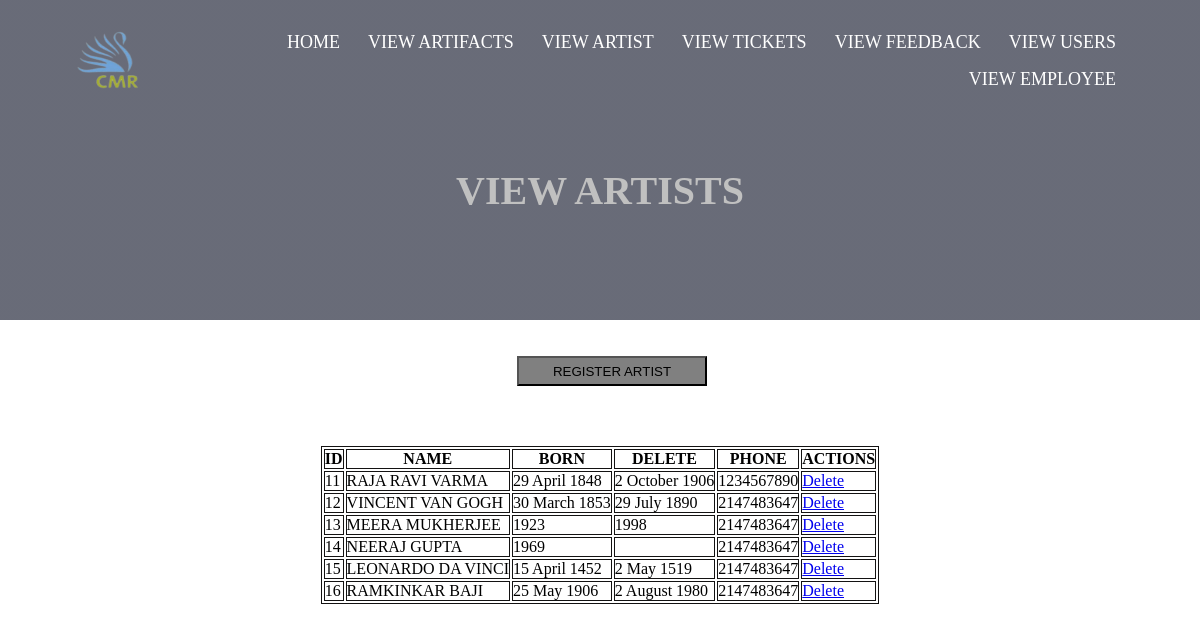
Page /viewartist.php on the committed database.
### tables this page shows
CREATE TABLE `artist` (
  `Artist_ID` int(11) NOT NULL,
  `Name` varchar(30) NOT NULL,
  `Born` varchar(30) DEFAULT NULL,
  `Died` varchar(30) DEFAULT NULL,
  `Phone` int(11) DEFAULT NULL
);

### viewartist.php (the view, shortened to what this page needs)
<!DOCTYPE html>
<html lang="en">
<head>
    <link rel="stylesheet" href="css/viewaf.css">
</head>
<body>
    <section class="header">
        <div class="container">
            <nav>
                <a href="adminin.php"><img src="./images/logo.png" alt="" class="logo"></a>
                <div class="top-bar">
                    <ul>
                        <li><a class="active" href="adminin.php">HOME</a></li>
                        <li><a href="viewartifacts.php">VIEW ARTIFACTS</a></li>
                        <li><a href="viewartist.php">VIEW ARTIST</a></li>
                        <li><a href="viewtick.php">VIEW TICKETS</a></li>
                        <li><a href="viewfeed.php">VIEW FEEDBACK</a></li>
                        <li><a href="viewuser.php">VIEW USERS</a></li>
                        <li><a href="vieweemp.php">VIEW EMPLOYEE</a></li>
                    </ul>
                </div>
            </nav>
        </div>
        <div class="text-box">
                <h1>VIEW ARTISTS</h1>
            </div>
            <center><div class="reg_artifacts">
            <a href="regiartist.php"><button>REGISTER ARTIST</button></a>
        </div></center>
        </section>
        <div class="table">
            <center><table>
                    <thead>
                        <tr>
                            <th>ID</th>
                            <th>NAME</th>
                            <th>BORN</th>
                            <th>DELETE</th>
                            <th>PHONE</th>
                            <th>ACTIONS</th>
                        </tr>
                    </thead>
                    <tbody>
                        <?php
                        $servername = "localhost";
                        $username = "root";
                        $password = "";
                        $database = "museum";
                        $connection = new mysqli($servername,$username,$password,$database);
                        $sql = "SELECT * FROM `artist`";
                        $result=$connection->query($sql);
                        while($row = $result->fetch_assoc()){
                        echo "<tr>
                              <td>" . $row["Artist_ID"] . "</td>
                              <td>" . $row["Name"] . "</td>
                              <td>" . $row["Born"] . "</td>
                              <td>" . $row["Died"] . "</td>
                              <td>" . $row["Phone"] . "</td>
                              <td>
                              <div class='btn_group'>
                              <a href='delartist.php?id=" . $row['Artist_ID'] . "'>Delete</a>
                              </div>
                              </td>
                        </tr>";
                        }
                        ?>
                    </tbody>
                </table></center>
            </div>
</body>
</html>

### css/viewaf.css (style rules this page uses)
* { margin: 0; padding: 0; }
.container { width: 100%; height: 40vh; background-image: linear-gradient(rgba(4,9,30,0.6),rgba(4,9,30,0.6)); background-position: center; background-size: cover; }
nav { display:flex; padding: 2% 6%; justify-content: space-between; align-items: center; }
nav img { position: relative; height: 60px; width: 70px; }
.top-bar { flex: 1; text-align: right; }
.top-bar ul li { list-style: none; display: inline-block; padding: 8px 12px; position: relative; }
.top-bar ul li a { color: #fff; text-decoration: none; font-size: 18px; }
.active { color: black; }
.text-box { width: 90%; color: silver; position: absolute; top: 20%; left: 50%; padding-top: 5%; transform: translate(-50%,-50%); text-align: center; }
.text-box h1 { font-size: 40px; }
table,th,tr,td { border: 1px solid rgb(19, 18, 18); }
.table { padding-top: 5%; align-items: center; }
.reg_artifacts { padding-left: 2%; padding-top: 3%; }
.reg_artifacts button { background-color: gray; height: 30px; width: 190px; }

### rows in the picture
artist: Artist_ID "11", Name "RAJA RAVI VARMA", Born "29 April 1848", Died "2 October 1906", Phone "1234567890"
artist: Artist_ID "12", Name "VINCENT VAN GOGH", Born "30 March 1853", Died "29 July 1890", Phone "2147483647"
artist: Artist_ID "13", Name "MEERA MUKHERJEE", Born "1923", Died "1998", Phone "2147483647"
artist: Artist_ID "14", Name "NEERAJ GUPTA", Born "1969", Phone "2147483647"
artist: Artist_ID "15", Name "LEONARDO DA VINCI", Born "15 April 1452", Died "2 May 1519", Phone "2147483647"
artist: Artist_ID "16", Name "RAMKINKAR BAJI", Born "25 May 1906", Died "2 August 1980", Phone "2147483647"
